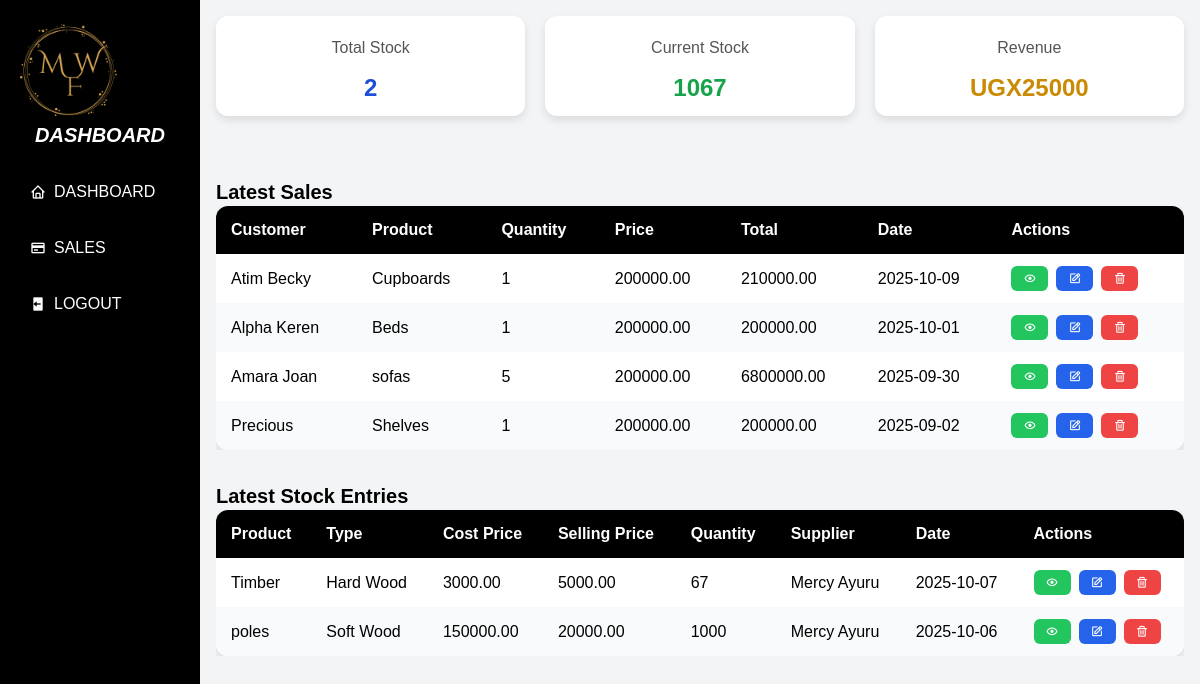
/dashboard/ (signed in), run on the app's committed database.
### Wood/models.py (models this page shows, shortened)
class Sales(models.Model):
    PAYMENT_CHOICES = [
        ("Cash", "Cash"),
        ("Cheque", "Cheque"),
        ("Bank overdraft", "Bank overdraft"),
    ]
    TRANSPORT_CHOICES = [
        ("Company_provision", "Company provision"),
        ("Self_provision", "Self provision"),
    ]
    customer_name = models.CharField(max_length=100)
    product = models.CharField(max_length=100)
    quantity_sold = models.IntegerField()
    payment_method = models.CharField(
        max_length=50,
        choices=PAYMENT_CHOICES,
        blank=True
    )
    transport_used = models.CharField(
        max_length=50,
        choices=TRANSPORT_CHOICES,
        blank=True
    )
    date_of_sale = models.DateField()
    product_price = models.DecimalField(max_digits=10, decimal_places=2)
    sales_agent = models.CharField(max_length=100)
    total_amount = models.DecimalField(max_digits=10, decimal_places=2)

class Stock(models.Model):
    product_name = models.CharField(max_length=100 )
    type_of_product = models.CharField(max_length=100)
    costprice = models.DecimalField(max_digits=10, decimal_places=2)
    quantity = models.IntegerField()
    selling_price = models.DecimalField(max_digits=10, decimal_places=2)
    supplier_name = models.CharField(max_length=100)
    date_added = models.DateField(auto_now_add=True)
    quality = models.CharField(max_length=100)
    color = models.CharField(max_length=50, default="blue")
    measurement = models.CharField(max_length=50, default="0 metres")

### Wood/views.py (the view)
# urls.py: path('dashboard/', views.dashboard, name='dashboard'),
@login_required
def dashboard(request):
    user = request.user
    user_role = getattr(user, "role", None)
    if user.is_superuser or user_role in ["Admin", "Manager"]:
        sales = Sales.objects.all().order_by('-date_of_sale')[:5]
        show_stock = True  # Admins/Managers see stock cards & table
    elif user_role == "Sales Agent":
        sales = Sales.objects.filter(sales_agent=user).order_by('-date_of_sale')[:5]
        show_stock = False  # Hide stock cards & table for sales agents
    else:
        return HttpResponseForbidden("You do not have access to this dashboard.")
    total_stock = Stock.objects.count() if show_stock else None
    current_stock = Stock.objects.aggregate(Sum('quantity'))['quantity__sum'] if show_stock else None
    restock_value = Stock.objects.aggregate(Sum('selling_price'))['selling_price__sum'] if show_stock else None
    context = {
        "sales": sales,
        "show_stock": show_stock,
        "total_stock": total_stock,
        "current_stock": current_stock,
        "restock_value": restock_value,
        "stocks": Stock.objects.all().order_by('-date_added')[:5] if show_stock else None,
        "user_role": user_role,  #  Add this line
    }
    return render(request, "dashboard.html", context)

### Wood/context_processors.py (called while the page is built)
def user_role(request):
    role = getattr(request.user, 'role', None)
    return {'user_role': role}

### Wood/templates/dashboard.html (shortened to what this page needs)
{% load static %}
<!DOCTYPE html>
<html lang="en">
<head>
  <link href="https://unpkg.com/boxicons@2.1.4/css/boxicons.min.css" rel="stylesheet" />
  <script src="https://cdn.tailwindcss.com"></script>
</head>
<body class="flex flex-col min-h-screen">
  <div class="flex flex-1">
    <aside>
      <div class="logo">
        <img src="{% static 'images/2.png' %}" alt="Mayondo Wood and Furniture logo">
      </div>
      <h2><i>DASHBOARD</i></h2>
      <nav>
        <a href="{% url 'dashboard' %}"><i class="bx bx-home"></i>DASHBOARD</a>
        <a href="{% url 'sales_list' %}"><i class="bx bx-credit-card"></i>SALES</a>
        <a href="{% url 'logout' %}"><i class="bx bxs-log-out"></i>LOGOUT</a>
      </nav>
    </aside>
    <main class="flex-1 p-4 flex flex-col">
      {% if show_stock %}
      <div class="card-row">
        <div class="card">
          <h2>Total Stock</h2>
          <p class="blue">{{ total_stock }}</p>
        </div>
        <div class="card">
          <h2>Current Stock</h2>
          <p class="green">{{ current_stock }}</p>
        </div>
        <div class="card">
          <h2>Revenue</h2>
          <p class="yellow">UGX{{ restock_value }}</p>
        </div>
      </div>
      {% endif %}
      <h2 class="text-xl font-bold mt-8">Latest Sales</h2>
      <div class="table-container overflow-x-auto">
        <table class="min-w-full">
          <thead>
            <tr>
              <th>Customer</th>
              <th>Product</th>
              <th>Quantity</th>
              <th>Price</th>
              <th>Total</th>
              <th>Date</th>
              <th>Actions</th>
            </tr>
          </thead>
          <tbody>
            {% for sale in sales %}
            <tr>
              <td>{{ sale.customer_name }}</td>
              <td>{{ sale.product }}</td>
              <td>{{ sale.quantity_sold }}</td>
              <td>{{ sale.product_price }}</td>
              <td>{{ sale.total_amount }}</td>
              <td>{{ sale.date_of_sale|date:"Y-m-d" }}</td>
              <td>
                <div class="action-buttons">
                  <a href="{% url 'salesview' sale.id %}" class="view"><i class='bx bx-show'></i></a>
                  <a href="{% url 'salesedit' sale.id %}" class="edit"><i class='bx bx-edit'></i></a>
                  <a href="{% url 'sales_delete' sale.id %}" class="delete"><i class='bx bx-trash'></i></a>
                </div>
              </td>
            </tr>
            {% empty %}
            <tr>
              <td colspan="7" class="text-center">No sales records found.</td>
            </tr>
            {% endfor %}
          </tbody>
        </table>
      </div>
{% if show_stock %}
<h2 class="text-xl font-bold mt-8">Latest Stock Entries</h2>
<div class="table-container overflow-x-auto">
  <table class="min-w-full">
    <thead>
      <tr>
        <th>Product</th>
        <th>Type</th>
        <th>Cost Price</th>
        <th>Selling Price</th>
        <th>Quantity</th>
        <th>Supplier</th>
        <th>Date</th>
        <th>Actions</th>
      </tr>
    </thead>
    <tbody>
      {% for stock in stocks %}
      <tr>
        <td>{{ stock.product_name }}</td>
        <td>{{ stock.type_of_product }}</td>
        <td>{{ stock.costprice }}</td>
        <td>{{ stock.selling_price }}</td>
        <td>{{ stock.quantity }}</td>
        <td>{{ stock.supplier_name }}</td>
        <td>{{ stock.date_added|date:'Y-m-d' }}</td>
        <td>
          <div class="action-buttons">
            <a href="/stockview/{{stock.id}}" class="view"><i class='bx bx-show'></i></a>
            <a href="/stockedit/{{stock.id}}" class="edit"><i class='bx bx-edit'></i></a>
            <a href="/stockdelete/{{stock.id}}" class="delete"><i class='bx bx-trash'></i></a>
          </div>
        </td>
      </tr>
      {% empty %}
      <tr>
        <td colspan="8" class="text-center">No stock records found.</td>
      </tr>
      {% endfor %}
    </tbody>
  </table>
</div>
{% endif %}
</body>
</html>

### Wood/templates/dashboard.html (style rules this page uses)
body { margin: 0; font-family: Arial, Helvetica, sans-serif; background-color: #f3f4f6; }
aside { width: 200px; background-color: black; color: white; display: flex; flex-direction: column; padding: 20px; min-height: 100vh; position: sticky; top: 0; }
aside h2 { font-size: 20px; font-weight: bold; margin-bottom: 20px; font-style: italic; text-align: center; }
nav { display: flex; flex-direction: column; gap: 12px; }
nav a { color: white; text-decoration: none; padding: 10px; border-radius: 4px; transition: background 0.3s; display: flex; align-items: center; gap: 8px; font-weight: 500; }
.logo { height: 100px; width: 100px; }
.card-row { display: flex; justify-content: space-between; gap: 20px; flex-wrap: wrap; margin-bottom: 30px; }
.card { flex: 1; min-width: 150px; height: 100px; background: #fff; padding: 20px; border-radius: 12px; box-shadow: 0 4px 8px rgba(0,0,0,0.1); text-align: center; transition: transform 0.2s ease; }
.card h2 { font-size: 16px; color: #555; margin-bottom: 10px; }
.card p { font-size: 24px; font-weight: bold; margin: 0; }
.blue { color: #1d4ed8; }
.green { color: #16a34a; }
.yellow { color: #ca8a04; }
table { width: 100%; border-collapse: collapse; background: white; border-radius: 12px; overflow: hidden; box-shadow: 0 4px 8px rgba(0,0,0,0.1); }
th, td { padding: 12px 15px; text-align: left; }
thead { background-color: black; color: white; }
tbody tr:nth-child(even) { background-color: #f9fafb; }
.action-buttons { display: flex; gap: 8px; }
.action-buttons a { padding: 6px 12px; border-radius: 6px; font-size: 13px; font-weight: bold; text-decoration: none; transition: background 0.3s ease; display: inline-flex; align-items: center; justify-content: center; }
.view { background-color: #22c55e; color: white; }
.edit { background-color: #2563eb; color: white; }
.delete { background-color: #ef4444; color: white; }

### data on the page
Sales: customer_name "Atim Becky", product "Cupboards", quantity_sold "1", product_price "200000.00", total_amount "210000.00", date_of_sale "2025-10-09"
Sales: customer_name "Alpha Keren", product "Beds", quantity_sold "1", product_price "200000.00", total_amount "200000.00", date_of_sale "2025-10-01"
Sales: customer_name "Amara Joan", product "sofas", quantity_sold "5", product_price "200000.00", total_amount "6800000.00", date_of_sale "2025-09-30"
Sales: customer_name "Precious", product "Shelves", quantity_sold "1", product_price "200000.00", total_amount "200000.00", date_of_sale "2025-09-02"
Stock: product_name "Timber", type_of_product "Hard Wood", costprice "3000.00", selling_price "5000.00", quantity "67", supplier_name "Mercy Ayuru", date_added "2025-10-07"
Stock: product_name "poles", type_of_product "Soft Wood", costprice "150000.00", selling_price "20000.00", quantity "1000", supplier_name "Mercy Ayuru", date_added "2025-10-06"

### other printed values
{{ total_stock }} "2"
{{ current_stock }} "1067"
{{ restock_value }} "25000"
